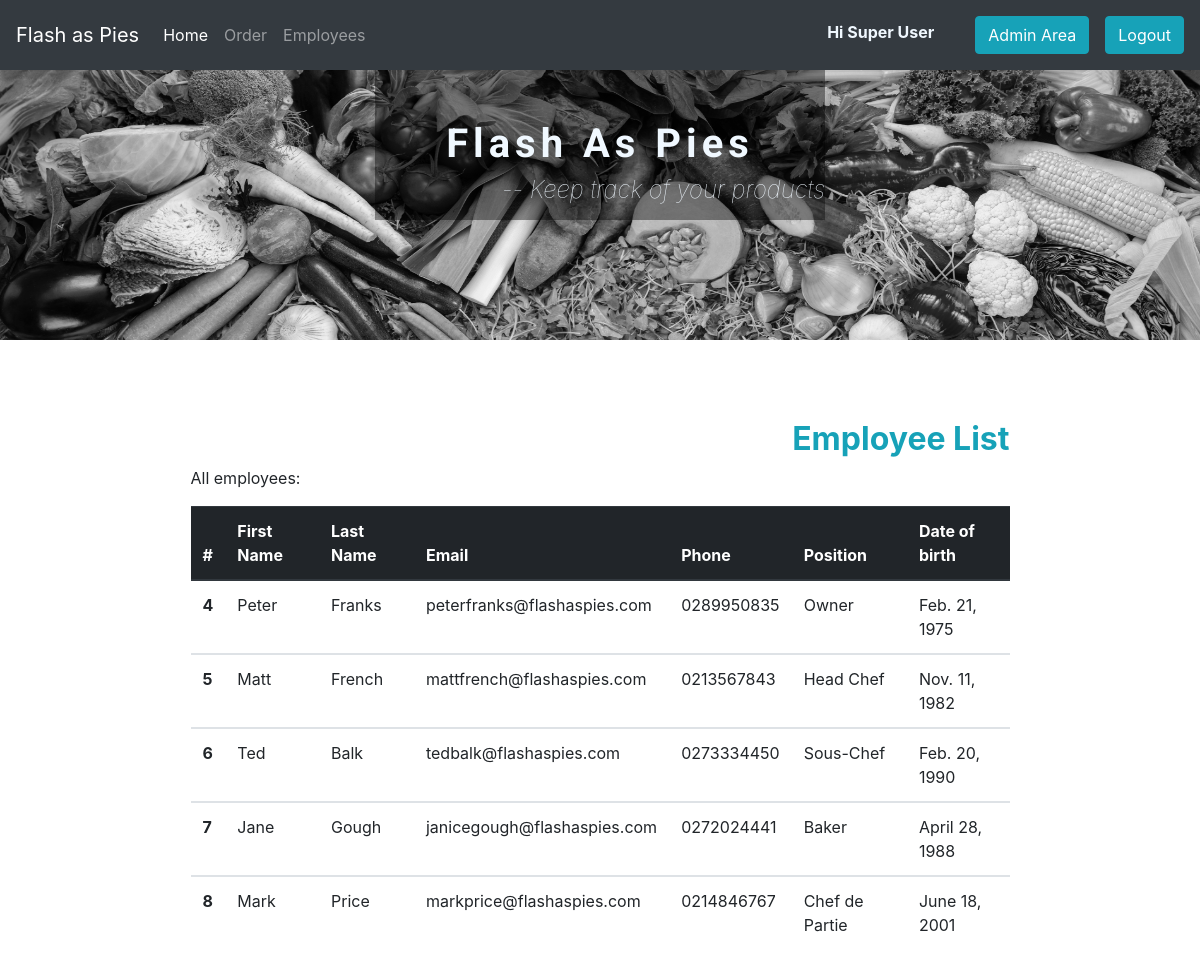
The page /staff/ (signed in) on the database its author committed.
### flashAsPie/models.py (models this page shows, shortened)
class User (models.Model):
    user_id = models.AutoField(primary_key=True)
    username = models.CharField(max_length = 15, unique = True)
    password = models.CharField(max_length = 35)
    email = models.EmailField()
    first_name = models.CharField(max_length = 20)
    last_name = models.CharField(max_length = 20)
    dob = models.DateField()
    position = models.CharField(max_length = 25)
    phone = models.CharField(max_length=35)
    is_admin = models.BooleanField(default = False)
    is_staff = models.BooleanField(default = False)
    USERNAME_FIELD = 'username'
    REQUIRED_FIELDS = ['email','first_name', 'last_name']
    objects = NewUserManager()

### flashAsPie/views.py (the view)
# urls.py: path('staff/', employee, name='staff'),
def employee(request):
    employees = User.objects.all()
    context = {
        "employees" : employees
    }
    return render(request, 'staff.html', context)

### flashAsPie/templates/staff.html (shortened to what this page needs)
{% extends "base.html" %}
{% load static %}
{% block content %}
<div class="tableView">
<div class="container-fluid">
  <div class="topTitle">
    <h2>Employee List</h2>
    <p>All employees:<p>
  </div>
  <table class="table">
    <thead class="thead-dark">
      <tr>
        <th scope="col">#</th>
        <th scope="col">First Name</th>
        <th scope="col">Last Name</th>
        <th scope="col">Email</th>
        <th scope="col">Phone</th>
        <th scope="col">Position</th>
        <th scope="col">Date of birth</th>
      </tr>
    </thead>
    {% if employees %}
        {% for employee in employees %}
        <tbody>
            <tr>
            <th scope="row">{{employee.user_id}}</th>
            <td>{{ employee.first_name |capfirst }}</td>
            <td>{{ employee.last_name |capfirst}}</td>
            <td>{{ employee.email |lower}}</td>
            <td>{{ employee.phone}}</td>
            <td>{{ employee.position}}</td>
            <td>{{ employee.dob}}</td>
            </tr>
        </tbody>
        {% endfor %}
    </table>
      {% endif %}
</div>
</div>
{% endblock %}

### flashAsPie/templates/base.html (shortened to what this page needs)
{% load static %}
<!doctype html>
<html>
    <head>
        <link rel="stylesheet" href="https://stackpath.bootstrapcdn.com/bootstrap/4.5.0/css/bootstrap.min.css">
        <link rel="stylesheet" href="https://maxcdn.bootstrapcdn.com/font-awesome/4.7.0/css/font-awesome.min.css">
        <link rel="stylesheet" href="https://maxcdn.bootstrapcdn.com/bootstrap/4.0.0/css/bootstrap.min.css">
        <link rel="stylesheet"  href="{%  static 'css/main.css' %}">
    </head>
    <body>
        <div class="navbar-dark">
            <nav class="navbar navbar-expand-lg navbar navbar-dark bg-dark">
                <a class="navbar-brand" href="{% url 'home' %}">Flash as Pies</a>
                <div class="collapse navbar-collapse" id="navbarNav">
                  <ul class="navbar-nav">
                    <li class="nav-item active">
                      <a class="nav-link" href="{% url 'home' %}">Home <span class="sr-only">(current)</span></a>
                    </li>
                    <li class="nav-item">
                      <a class="nav-link" href="{% url 'order' %}">Order</a>
                    </li>
                    {% if user.is_superuser %}
                    <li class="nav-item">
                      <a class="nav-link" href="{% url 'staff' %}">Employees</a>
                    </li>
                    {% else %}
                    <li class="nav-item">
                      <a class="nav-link disabled" href="{% url 'staff' %}">Employees</a>
                    </li>
                    {% endif %}
                  </ul>
                </div>
                {% if user.is_authenticated %}
                <p class="logged">Hi {{user.get_full_name }}</p>
                <form class="form-inline nav-item nav-link" action="{% url 'admin:index' %}">
                  <button class="btn  my-2 my-sm-0 btn-info" type="submit">Admin Area</button>
                </form>
                <form class="form-inline" action="{% url 'logout' %}">
                  <button class="btn  my-2 my-sm-0 btn-info" type="submit">Logout</button>
                </form>
                {% endif %}
              </nav>
              <div class="header">
                <img src="{% static 'images/newDot.jpg' %}" alt="">
                <div class="titleHeader">
                  <h1>Flash As Pies</h1>
                  <h4><cite>-- Keep track of your products</cite></h4>
                </div>
              </div>
        {% block content %}
        {% endblock %}
        </div>
    </body>
</html>

### enviro/static/css/main.css (style rules this page uses)
.topTitle { width: 70%; margin: 0 auto; }
.topTitle h2 { text-align: end; font-weight: bold; color: #17a2b8; }
.tableView { height: 100%; margin-top: 200px !important; min-height: 100%; bottom:150px; overflow:auto; }
.table { position: relative; width: 70%; max-width: 100%; margin: auto; margin-bottom: 100px; }
.header img { position: absolute; width: 100%; height: 270px; -webkit-filter: grayscale(100%); filter: grayscale(100%); }
.titleHeader { width: 450px; height: 150px; position: relative; color: aliceblue; margin: 0 auto; padding-top: 50px; background-color: rgba(0,0,0,0.4); }
.titleHeader h1 { text-align: center; font-family: 'Roboto'; font-weight: bolder; letter-spacing: 5px; }
.titleHeader h4 { text-align: end; font-weight: lighter; }
.table .thead-dark tr { background-color: #17a2b8 !important; }
.logged { font-weight: bold; color: aliceblue; padding-right: 25px; padding-top: 10px; }

### rows shown on the page
User: user_id "4", first_name "Peter", last_name "Franks", email "peterfranks@flashaspies.com", phone "0289950835", position "Owner", dob "Feb. 21, 1975"
User: user_id "5", first_name "Matt", last_name "French", email "mattfrench@flashaspies.com", phone "0213567843", position "Head Chef", dob "Nov. 11, 1982"
User: user_id "6", first_name "Ted", last_name "Balk", email "tedbalk@flashaspies.com", phone "0273334450", position "Sous-Chef", dob "Feb. 20, 1990"
User: user_id "7", first_name "Jane", last_name "Gough", email "janicegough@flashaspies.com", phone "0272024441", position "Baker", dob "April 28, 1988"
User: user_id "8", first_name "Mark", last_name "Price", email "markprice@flashaspies.com", phone "0214846767", position "Chef de Partie", dob "June 18, 2001"

### other values the page prints
{{ user.get_full_name }} "Super User"
